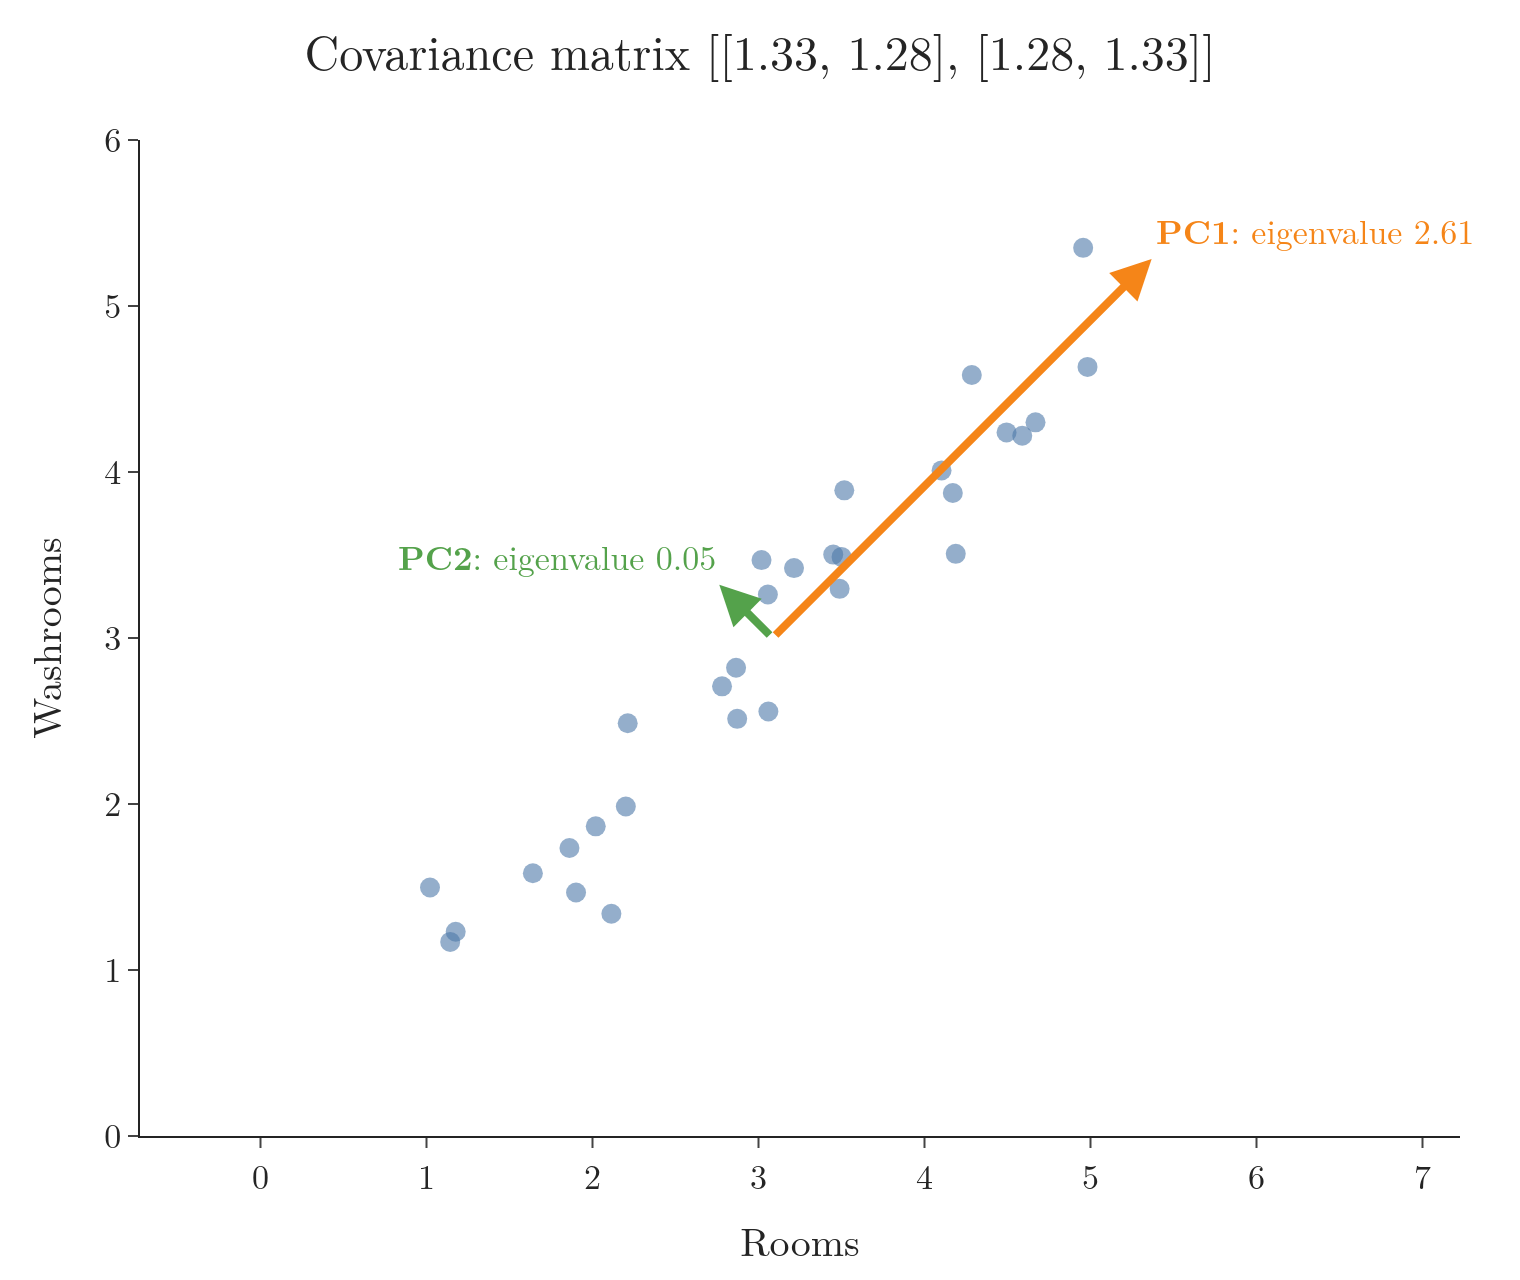

Python code for this plot:
"""The flats from the previous Note (rooms, washrooms): the eigenvectors of their covariance matrix point along
PC1 and PC2, and each arrow's length shows the variance along it (Plotly)."""
from pathlib import Path
import numpy as np
import plotly.graph_objects as go

here = Path(__file__).parent
BLUE, ORANGE, GREEN, GREY = "#4C78A8", "#F58518", "#54A24B", "#6B6B6B"
rng = np.random.default_rng(7)                      # same made-up data as Note 47
N = 30
rooms = rng.uniform(1, 5, N)
rng.normal(0, 0.35, N)                              # (shops column of Note 47, keeps the random stream identical)
washrooms = 0.8 * rooms + rng.normal(0, 0.35, N) + 0.4
washrooms = washrooms * rooms.std() / washrooms.std()
washrooms += 3 - washrooms.mean()
P = np.c_[rooms, washrooms]
C = np.cov(P.T, bias=True)                          # divide by n, as in Note 47
vals, vecs = np.linalg.eigh(C)                      # eigh: for symmetric matrices, ascending order
order = np.argsort(vals)[::-1]
vals, vecs = vals[order], vecs[:, order]
print("covariance\n", C.round(2), "\neigenvalues", vals.round(2), "\neigenvectors (columns)\n", vecs.round(3))
c = P.mean(axis=0)
fig = go.Figure(go.Scatter(x=P[:, 0], y=P[:, 1], mode="markers", marker=dict(size=10, color=BLUE, opacity=0.6)))
for k, (colour, name) in enumerate(((ORANGE, "PC1"), (GREEN, "PC2"))):
    v = vecs[:, k] * np.sign(vecs[0, k] if k == 0 else vecs[1, k])
    tip = c + 2 * np.sqrt(vals[k]) * v              # length: 2 standard deviations along this direction
    fig.add_annotation(x=tip[0], y=tip[1], ax=c[0], ay=c[1], xref="x", yref="y", axref="x", ayref="y",
                       showarrow=True, arrowhead=2, arrowwidth=4, arrowcolor=colour, text="")
    fig.add_annotation(x=tip[0], y=tip[1], text=f"<b>{name}</b>: eigenvalue {vals[k]:.2f}", showarrow=False,
                       xanchor="left" if k == 0 else "right", yshift=14, font=dict(color=colour, size=17))
fig.update_layout(template="simple_white", width=760, height=640, showlegend=False,
                  font=dict(family="Latin Modern Roman", size=17), margin=dict(l=70, r=30, t=70, b=60),
                  title=dict(text=f"Covariance matrix [[{C[0,0]:.2f}, {C[0,1]:.2f}], [{C[1,0]:.2f}, {C[1,1]:.2f}]]", x=0.5),
                  xaxis=dict(title="Rooms", range=[0, 6.5]), yaxis=dict(title="Washrooms", range=[0, 6], scaleanchor="x"))
fig.write_image(here / "eigen_cov.png", scale=2)
fig.write_image(here / "eigen_cov.pdf")
